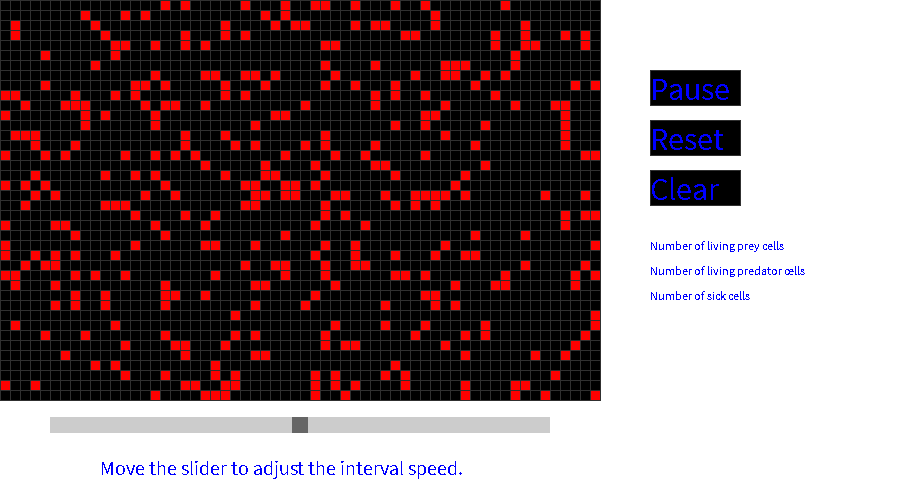
Frame 1 (no input)
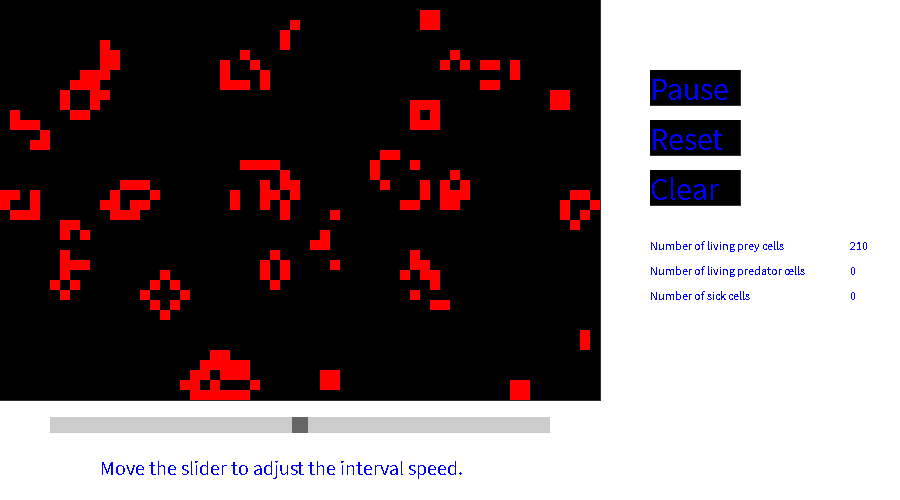
Frame 60 (the mouse pressed at the canvas centre just before this capture)
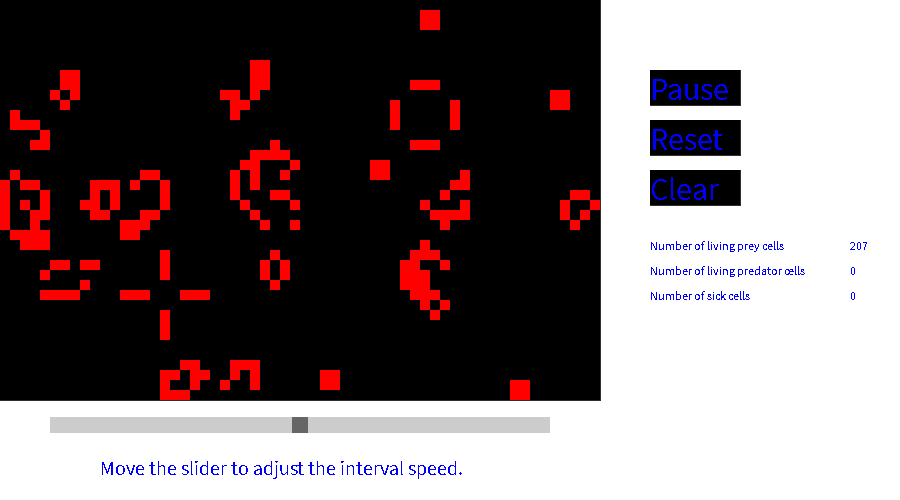
Frame 120 (the mouse held since frame 60 and released just before this capture)

The Processing sketch that drew these frames (run headless with seeded random() and noise(); from frame 60 on, the mouse is pressed at the canvas centre):

// Processing sketch: GameOfLife
// ── GameOfLife.pde
int cellSize = 10;// Size of cells
float probabilityOfAliveAtStart = 15;//percentage
float interval;// variable for slider
int lastRecordedTime = 0;
color alive = color(255, 0, 0);// Colors for active/inactive cells
color zombie = color(0, 255, 0);
color pred = color(0, 0, 255);
color dead = color(0, 0, 0);
int[][] cell;// Array of cells 
int[][] cellBuffer;// Buffer to record the state of the cells 
boolean pause = false;
int RecX, pauseRecY, resetRecY, clearRecY;// Params for button sizes
int recSizeX = 90;
int recSizeY = 35;
int countPrey, countPred, countZ;
boolean overPause = false;
boolean overReset = false;
boolean overClear = false;
Scrollbar hs1;

void setup() {
  size (900, 500);
  // Instantiate arrays
  cell = new int[600/cellSize][400/cellSize];
  cellBuffer = new int[600/cellSize][400/cellSize];

  // Background grid
  stroke(48);

  noSmooth();

  // Initialization of cells
  for (int x=0; x<600/cellSize; x++) {
    for (int y=0; y<400/cellSize; y++) {
      float state = random (100);
      if (state > probabilityOfAliveAtStart) { 
        state = 0;
      } else {
        state = 1;
      }
      cell[x][y] = int(state); // Save state of each cell
    }
  }
  RecX = 650;
  pauseRecY = 70;
  resetRecY = 120;
  clearRecY = 170;

  background(255);// White background

  hs1 = new Scrollbar(50, 425, 500, 16, 10);
}

void draw() {
  update(mouseX, mouseY);
  countPrey = 0;
  countZ = 0;
  countPred = 0;
  //Grid
  for (int x=0; x<600/cellSize; x++) {
    for (int y=0; y<400/cellSize; y++) {
      if (cell[x][y]==1) {
        fill(alive);
        countPrey ++;
      } else if (cell[x][y]==2) {
        fill(zombie);
        countZ ++;
      } else if (cell[x][y]==3) {
        fill(pred);
        countPred ++;
      } else {
        fill(dead);
      }
      rect (x*cellSize, y*cellSize, cellSize, cellSize);
      fill(0, 0, 255);
    }
  }

  float interval = hs1.getPos();
  // Iterate if timer ticks
  if (millis()-lastRecordedTime>interval) {
    if (!pause) {
      iteration();
      lastRecordedTime = millis();
      fill(255, 255, 255);
      rect(850, 200, 850, 350);
      fill(0, 0, 255);
      text(countPrey, 850, 250);
      text(countPred, 850, 275);
      text(countZ, 850, 300);
    }
  }
  if (pause) {
    fill(255, 255, 255);
    rect(850, 200, 850, 350);
    fill(0, 0, 255);
    text(countPrey, 850, 250);
    text(countPred, 850, 275);
    text(countZ, 850, 300);
  }
  // draw new cells on pause
  if (pause && mousePressed && (mouseButton == LEFT)) {
    // Map and avoid out of bound errors
    int xCellOver = int(map(mouseX, 0, 600, 0, 600/cellSize));
    xCellOver = constrain(xCellOver, 0, 600/cellSize-1);
    int yCellOver = int(map(mouseY, 0, 400, 0, 400/cellSize));
    yCellOver = constrain(yCellOver, 0, 400/cellSize-1);

    // Check against cells in buffer
    if (cellBuffer[xCellOver][yCellOver]==1) {
      cell[xCellOver][yCellOver]=0;
      fill(dead);
    } else { // Cell is dead
      cell[xCellOver][yCellOver]=1; // Make alive
      fill(alive); // Fill alive color
    }
  } else if (pause && mousePressed && (mouseButton == RIGHT)) {
    // Map and avoid out of bound errors
    int xCellOver = int(map(mouseX, 0, 600, 0, 600/cellSize));
    xCellOver = constrain(xCellOver, 0, 600/cellSize-1);
    int yCellOver = int(map(mouseY, 0, 400, 0, 400/cellSize));
    yCellOver = constrain(yCellOver, 0, 400/cellSize-1);

    // Check against cells in buffer
    if (cellBuffer[xCellOver][yCellOver]==1 || cellBuffer[xCellOver][yCellOver]==0) {
      cell[xCellOver][yCellOver]=2; // Make zombie
      fill(alive); // Fill alive color
    }
  } else if (pause && keyPressed && (keyCode == UP)) {
    // Map and avoid out of bound errors
    int xCellOver = int(map(mouseX, 0, 600, 0, 600/cellSize));
    xCellOver = constrain(xCellOver, 0, 600/cellSize-1);
    int yCellOver = int(map(mouseY, 0, 400, 0, 400/cellSize));
    yCellOver = constrain(yCellOver, 0, 400/cellSize-1);

    // Check against cells in buffer
    if (cellBuffer[xCellOver][yCellOver]==1 || cellBuffer[xCellOver][yCellOver]==0) {
      cell[xCellOver][yCellOver]=3; // Make pred
      fill(alive); // Fill alive color
    }
  } else if (pause && !mousePressed) { // And then save to buffer once mouse goes up
    // Save cells to buffer (so we opeate with one array keeping the other intact)
    for (int x=0; x<600/cellSize; x++) {
      for (int y=0; y<400/cellSize; y++) {
        cellBuffer[x][y] = cell[x][y];
      }
    }
  }
  textSize(32);
  if (pause) {
    fill(255, 0, 0);
  } else {
    fill(0);
  }
  rect(RecX, pauseRecY, recSizeX, recSizeY);
  fill(0, 0, 255);
  text("Pause", 650, 100);
  fill(0);
  rect(RecX, resetRecY, recSizeX, recSizeY);
  fill(0, 0, 255);
  text("Reset", 650, 150);
  fill(0);
  rect(RecX, clearRecY, recSizeX, recSizeY);
  fill(0, 0, 255);
  text("Clear", 650, 200);
  String s = "Move the slider to adjust the interval speed.";
  textSize(20);
  text(s, 100, 475);
  String p = "Number of living prey cells";
  textSize(12);
  text(p, 650, 250);
  String pr = "Number of living predator cells";
  textSize(12);
  text(pr, 650, 275);
  String z = "Number of sick cells";
  textSize(12);
  text(z, 650, 300);


  hs1.update();
  hs1.display();
}

void iteration() {
  // save cells to buffer
  for (int x=0; x<600/cellSize; x++) {
    for (int y=0; y<400/cellSize; y++) {
      cellBuffer[x][y] = cell[x][y];
    }
  }

  // visit each cell and its neighbours
  for (int x=0; x<600/cellSize; x++) {
    for (int y=0; y<400/cellSize; y++) {
      int neighbours = 0;
      int zombieneighbours = 0;
      int predneighbours = 0;
      for (int xx=x-1; xx<=x+1; xx++) {
        for (int yy=y-1; yy<=y+1; yy++) {  
          if (((xx>=0)&&(xx<600/cellSize))&&((yy>=0)&&(yy<400/cellSize))) { // check bounds
            if (!((xx==x)&&(yy==y))) {
              if (cellBuffer[xx][yy]==1) {
                neighbours ++; // count alive neighbours
              } else if (cellBuffer[xx][yy]==2) {
                zombieneighbours ++;
              } else if (cellBuffer[xx][yy]==3) {
                predneighbours ++;
              }
            }
          }
        }
      }
      // Rule 1 if cell has less then 2 neighbours cell dies from underpopulation
      // Rule 2 if cell has more then 3 neighbours cell dies from overpopulation
      // Rule 3 if cell has 2 or 3 neighbours cell lives
      if (cellBuffer[x][y]==1) {
        if (neighbours < 2 || neighbours > 3) {
          cell[x][y] = 0;
        }
        if (zombieneighbours > 0) {
          cell[x][y] = 2; //Rule 4 zombies make other zombies
        }
        if (predneighbours > neighbours) {
          cell[x][y] = 0;//rule 5 predators kill prey
        }
      } else { // Rule 6 if a dead cell has 3 neighbours becomes a live cell      
        if (neighbours == 3 && zombieneighbours == 0 && predneighbours == 0) {
          cell[x][y] = 1;
        }
      }
      if (cellBuffer[x][y]==3) {//rule 1,2,3
        if (predneighbours < 2 || predneighbours > 3) {
          cell[x][y] = 0;
        }
        if (zombieneighbours > 0) {
          cell[x][y] = 2; // rule 4
        }
      } else {
        if (predneighbours == 3 && zombieneighbours == 0 && neighbours == 0) {
          cell[x][y] = 3; //rule 6
        }
      }
    }
  }
}

boolean overRec(int x, int y, int width, int height) {
  if (mouseX >= x && mouseX <= x+width &&
    mouseY >= y && mouseY <= y+height) {
    return true;
  } else {
    return false;
  }
}

void update(int x, int y) {
  if ( overRec(RecX, pauseRecY, recSizeX, recSizeY) ) {
    overPause = true;
    overReset = false;
    overClear = false;
  } else if ( overRec(RecX, resetRecY, recSizeX, recSizeY) ) {
    overReset = true;
    overClear = false;
    overPause = false;
  } else if ( overRec(RecX, clearRecY, recSizeX, recSizeY)) {
    overClear = true;
    overPause = false;
    overReset = false;
  } else {
    overPause = overReset = overClear = false;
  }
}

void mousePressed() {
  if (overPause) {
    pause = !pause;
  }
  if (overReset) {
    for (int x=0; x<600/cellSize; x++) {
      for (int y=0; y<400/cellSize; y++) {
        float state = random (100);
        if (state > probabilityOfAliveAtStart) {
          state = 0;
        } else {
          state = 1;
        }
        cell[x][y] = int(state); // Save state of each cell
      }
    }
  }
  if (overClear) {
    for (int x=0; x<600/cellSize; x++) {
      for (int y=0; y<400/cellSize; y++) {
        cell[x][y] = 0; // Save all to zero
        countZ = 0;
        countPrey = 0;
        countPred = 0;
      }
    }
  }
}

class Scrollbar {
  int bwidth, bheight;    // width and height of bar
  float xbar, ybar;       //position of bar
  float spos, newspos;    // position of slider
  float sposMin, sposMax; // max and min values of slider
  int loose;              // how loose/heavy
  boolean over;           // mouse over the slider
  boolean clicked;

  Scrollbar (float xp, float yp, int bw, int bh, int l) {
    bwidth = bw;
    bheight = bh;
    xbar = xp;
    ybar = yp-bheight/2;
    spos = xbar + bwidth/2 - bheight/2;
    newspos = spos;
    sposMin = xbar;
    sposMax = xbar + bwidth - bheight;
    loose = l;
  }

  void update() {
    if (overEvent()) {
      over = true;
    } else {
      over = false;
    }
    if (mousePressed && over) {
      clicked = true;
    }
    if (!mousePressed) {
      clicked = false;
    }
    if (clicked) {
      newspos = constrain(mouseX-bheight/2, sposMin, sposMax);
    }
    if (abs(newspos - spos) > 1) {
      spos = spos + (newspos-spos)/loose;
    }
  }

  float constrain(float val, float minv, float maxv) {
    return min(max(val, minv), maxv);
  }

  boolean overEvent() {
    if (mouseX > xbar && mouseX < xbar+bwidth &&
      mouseY > ybar && mouseY < ybar+bheight) {
      return true;
    } else {
      return false;
    }
  }

  void display() {
    noStroke();
    fill(204);
    rect(xbar, ybar, bwidth, bheight);
    if (over || clicked) {
      fill(0, 0, 0);
    } else {
      fill(102, 102, 102);
    }
    rect(spos, ybar, bheight, bheight);
  }

  float getPos() {
    return 500 - spos;
  }
}
